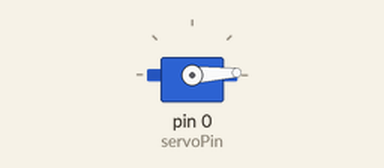
Recording of a sketch running on a simulated Arduino Uno, built with avr-gcc and run on an emulated ATmega328P. Shown: servo.

Above: at 0.05 s.
At 1.3 s:
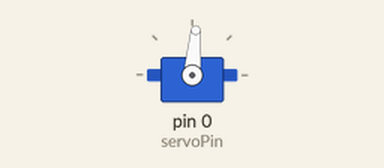
At 2.6 s:
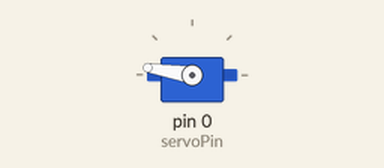
At 5.2 s:
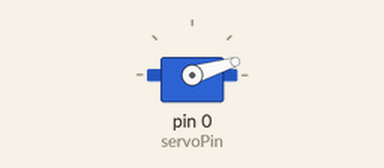
Timing chart, 0 to 7.1 s (numbered marks = the images above):
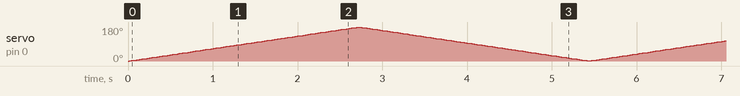

The sketch:

sketch.ino
```cpp
#include <Servo.h>

const byte servoPin = 0;
Servo servo;
int pos = 20;

void setup(void) {
  servo.attach(servoPin);
}

void loop(void) {
  for (int pos=0; pos < 180; ++pos) {
    servo.write(pos);
    delay(15);
  }

  for (int pos=180; pos > 0; pos--) {
    servo.write(pos);
    delay(15);
  }
}
```
